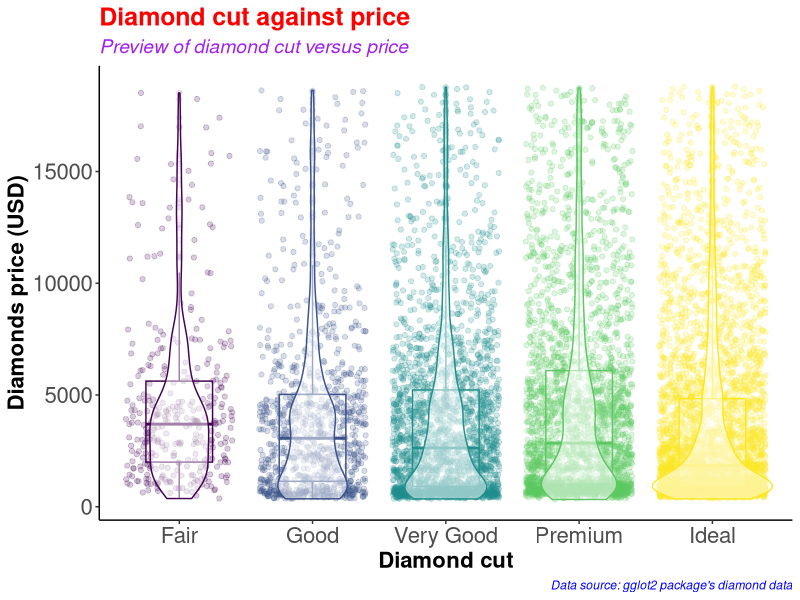
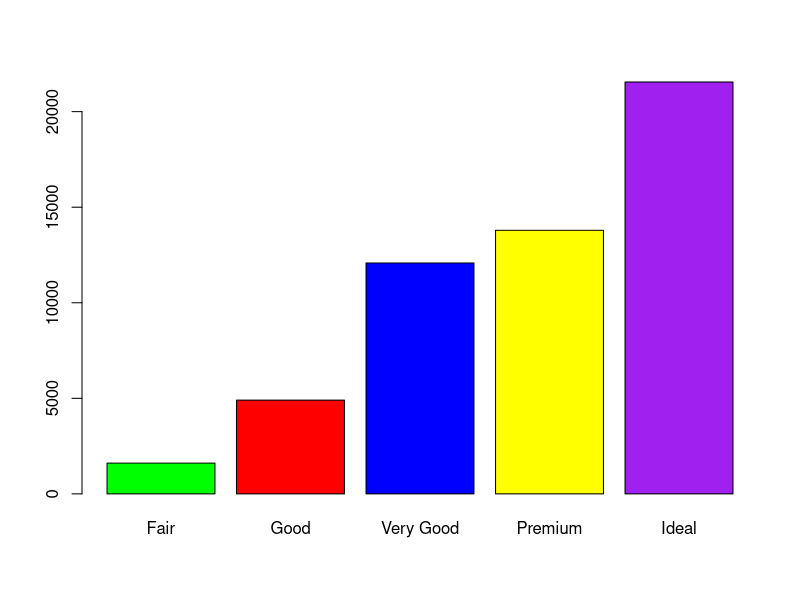
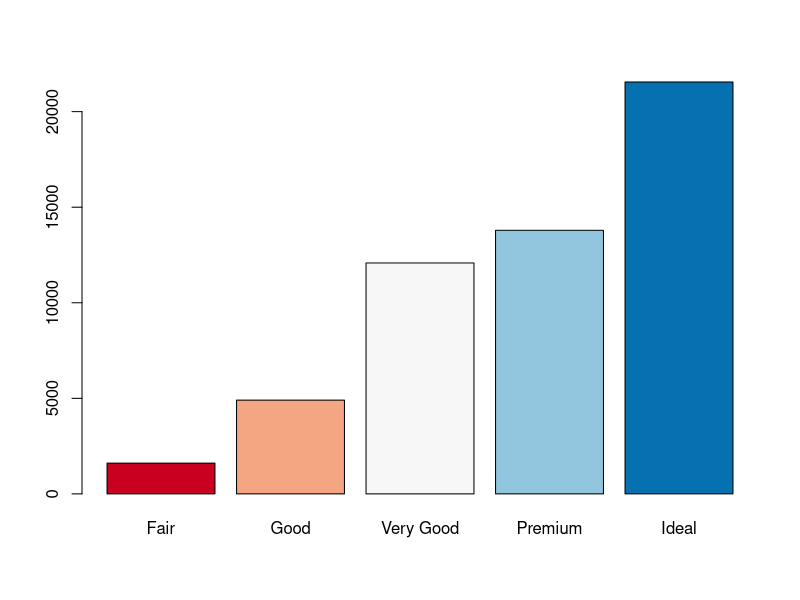
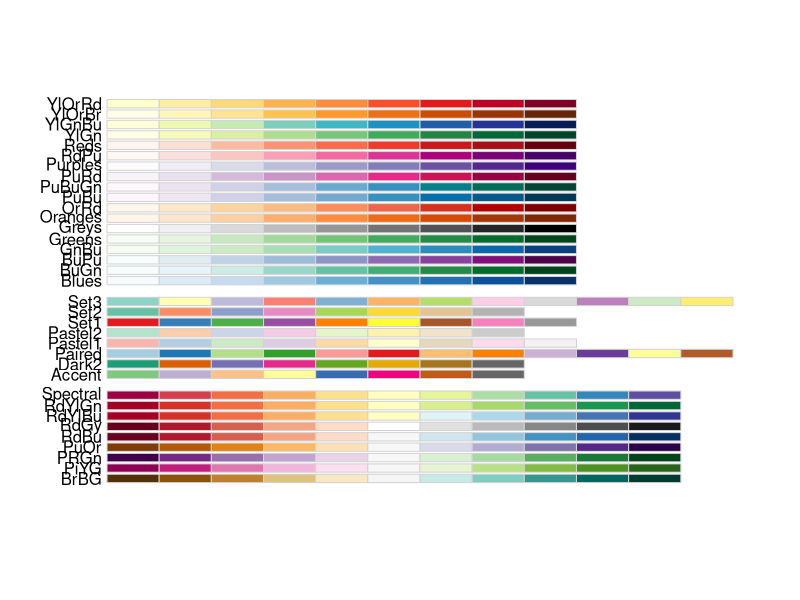
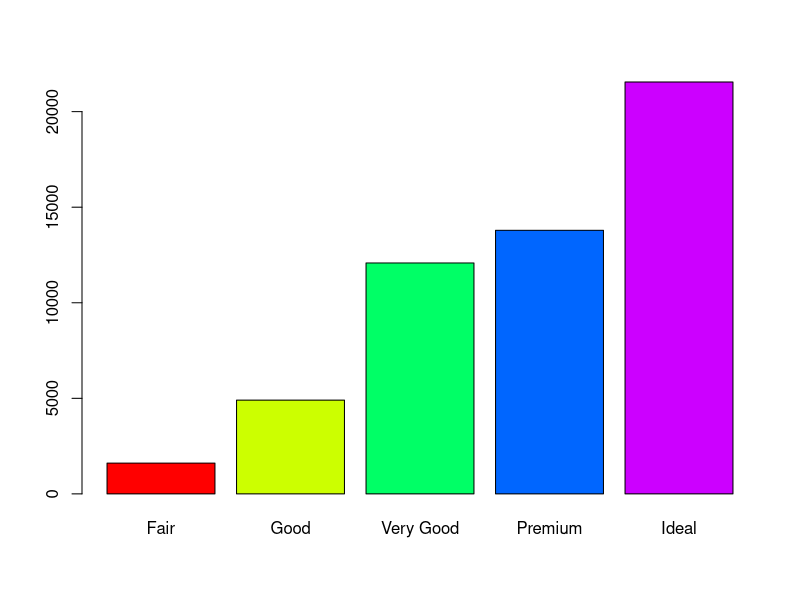
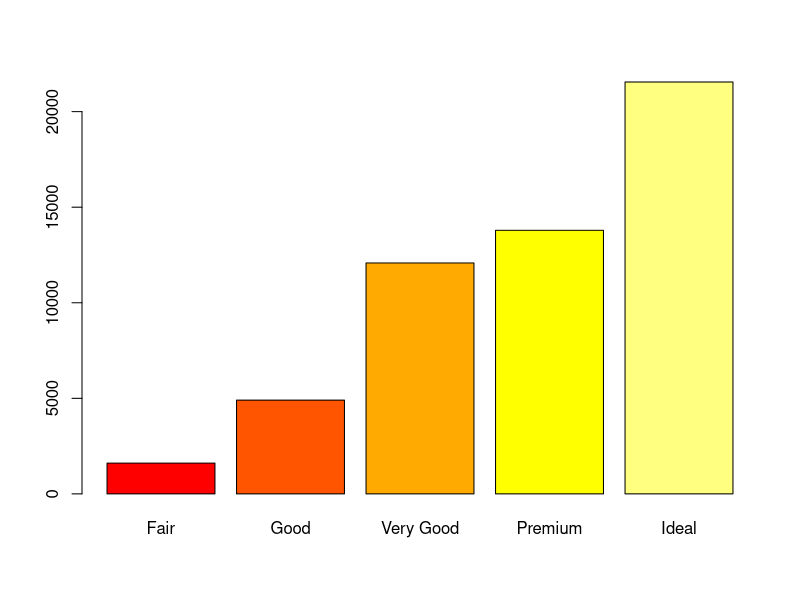
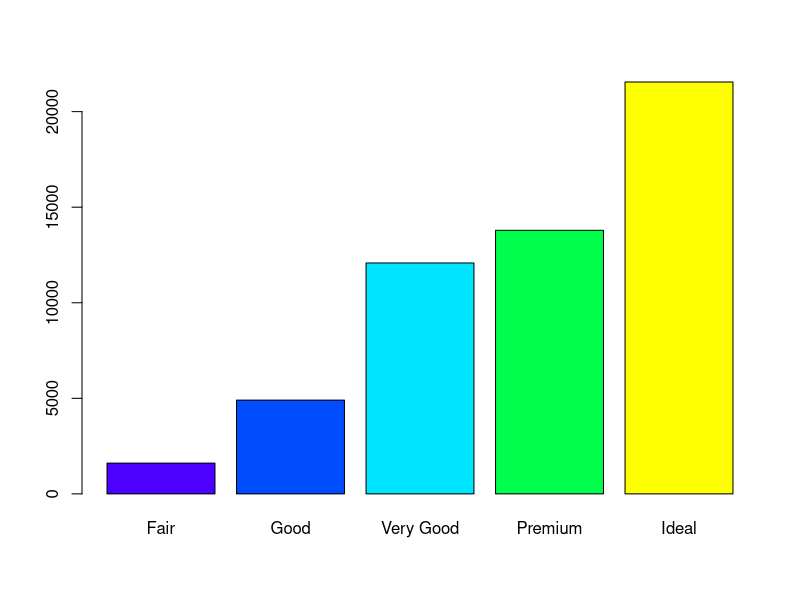
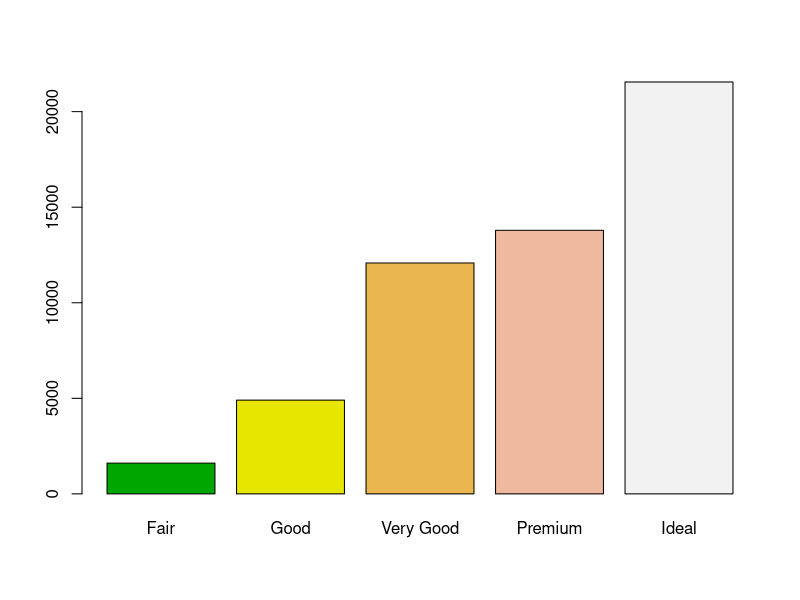

These figures' R source, in order:
#########################################
# Name: Wyclife Agumba Oluoch           #   
# E-mail: wyclifeoluoch@gmail.com       #
# GitHub: https://github.com/Wycology   #
# Task: Boxplot and violin plots in one #
# Date: 4th Jan 2021                    #
# Last edited: 12th Aug 2021            #
#########################################

# Loading the necessary libraries for the project

base::library(tidyverse) # This is for data wrangling and plotting.
base::library(RColorBrewer) # This is for generating color pallets for the plots.

diamonds_df <- diamonds # Saving the diamonds data-set to a new object in R.

utils::head(diamonds) # Checking the variables in the data-set for subsequent analyses
base::nrow(diamonds) # Checking for the number of rows in the data. 53940 observations
base::ncol(diamonds) # Checking the number of variables in the data-set. 10 variables

diamonds_df %>% # Picking the diamonds data, and then
  dplyr::slice_sample(n = 0.2*(nrow(diamonds))) %>% # Picking a portion of the data-set
  ggplot2::ggplot(ggplot2::aes(x = cut, y = price, color = cut)) + # Adding the mapping variables
  ggplot2::geom_point(position = "jitter", alpha = 0.2) + # Adding jitter and alpha
  ggplot2::geom_boxplot(alpha = 0.1, width = 0.5) + # Modifying dimensions of the boxplot 
  ggplot2::geom_violin(alpha = 0.5) + # Adding violin plot on top of the box and jitter
  ggplot2::theme_classic() + # Adding my preferred theme for publication.
  ggplot2::theme(legend.position = "none") + # Removing the legend; it is on the x-axis
  ggplot2::labs(x = "Diamond cut", # Labels the x-axis.
       y = "Diamonds price (USD)", # Labeling the y-axis
       title = "Diamond cut against price", # Setting tibble of the plot
       subtitle = "Preview of diamond cut versus price", # Descriptive title beneath TITLE
       caption = "Data source: gglot2 package's diamond data") +
  ggplot2::theme(axis.text = ggplot2::element_text(size=16), # Size of labels on tick-marks
        axis.title = ggplot2::element_text(size=16,face="bold")) + # Size of axis labels
  ggplot2::theme(plot.title = ggplot2::element_text(color = 'red', size = 18, face = 'bold'),
        plot.subtitle = ggplot2::element_text(color = 'purple', size = 14, face = 'italic'),
        plot.caption = ggplot2::element_text(color = 'blue', face = 'italic'))

diamonds %>% # Picking the diamonds data, and then
  dplyr::filter(cut == 'Very Good') %>% # Picking the very good cut 
  base::nrow() # counting the number of rows with very good cut

diamonds %>% 
  dplyr::select(cut) %>% 
  base::table() %>% 
  graphics::barplot(col = c('green', 'red', 'blue', 'yellow', 'purple'))

# Instead of specifying the colors, we can simply use the color brewer panel 

diamonds %>% 
  dplyr::select(cut) %>% 
  base::table() %>% 
  graphics::barplot(col = RColorBrewer::brewer.pal(n = 5, name = "RdBu"))
# To display more brewer colors options to use, run the following function:

RColorBrewer::display.brewer.all()

# Can also use rainbow colors

diamonds %>% 
  dplyr::select(cut) %>% 
  base::table() %>% 
  graphics::barplot(col = grDevices::rainbow(5))

# Can also use heat.colors
diamonds %>% 
  dplyr::select(cut) %>% 
  base::table() %>% 
  graphics::barplot(col = grDevices::heat.colors(5))

# Can also use topographic colors

diamonds %>% 
  dplyr::select(cut) %>% 
  base::table() %>% 
  graphics::barplot(col = grDevices::topo.colors(5))

# Can also use terrain colors for the plot
diamonds %>% 
  dplyr::select(cut) %>% 
  base::table() %>% 
  graphics::barplot(col = grDevices::terrain.colors(5))

# Can also use cm.colors
diamonds %>% 
  dplyr::select(cut) %>% 
  base::table() %>% 
  graphics::barplot(col = grDevices::cm.colors(5)) 

# That is awesome. Good for the day.
